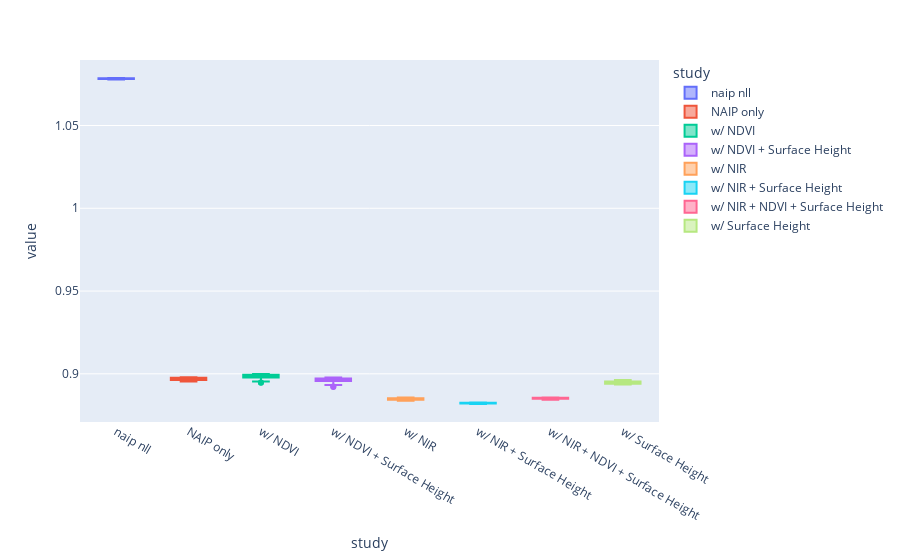

Source (notebook cell):
### Code cell
box_df = pgs2df(study_names_non_rgb_kernel, keep_n=20)
px.box(box_df, x='study', y='value', color='study')

### Figure 1 — Plotly figure (JSON) as saved in the notebook; plotly's stock layout.template omitted (floating-point values rounded to 4 significant figures)
{"data": [{"alignmentgroup": "True", "hovertemplate": "study=%{x}<br>value=%{y}<extra></extra>", "legendgroup": "naip nll", "marker": {"color": "#636efa"}, "name": "naip nll", "notched": false, "offsetgroup": "naip nll", "orientation": "v", "showlegend": true, "type": "box", "x": ["naip nll", "naip nll", "naip nll", "naip nll", "naip nll", "naip nll", "naip nll", "naip nll", "naip nll", "naip nll", "naip nll", "naip nll", "naip nll", "naip nll", "naip nll", "naip nll", "naip nll", "naip nll", "naip nll", "naip nll"], "x0": " ", "xaxis": "x", "y": [1.078, 1.078, 1.078, 1.078, 1.078, 1.078, 1.078, 1.078, 1.078, 1.078, 1.078, 1.078, 1.078, 1.078, 1.078, 1.079, 1.079, 1.079, 1.079, 1.079], "y0": " ", "yaxis": "y"}, {"alignmentgroup": "True", "hovertemplate": "study=%{x}<br>value=%{y}<extra></extra>", "legendgroup": "NAIP only", "marker": {"color": "#EF553B"}, "name": "NAIP only", "notched": false, "offsetgroup": "NAIP only", "orientation": "v", "showlegend": true, "type": "box", "x": ["NAIP only", "NAIP only", "NAIP only", "NAIP only", "NAIP only", "NAIP only", "NAIP only", "NAIP only", "NAIP only", "NAIP only", "NAIP only", "NAIP only", "NAIP only", "NAIP only", "NAIP only", "NAIP only", "NAIP only", "NAIP only", "NAIP only", "NAIP only"], "x0": " ", "xaxis": "x", "y": [0.8954, 0.8955, 0.8958, 0.896, 0.8961, 0.8965, 0.8967, 0.8967, 0.8971, 0.8972, 0.8973, 0.8974, 0.8975, 0.8975, 0.8976, 0.8976, 0.8977, 0.8978, 0.8978, 0.8979], "y0": " ", "yaxis": "y"}, {"alignmentgroup": "True", "hovertemplate": "study=%{x}<br>value=%{y}<extra></extra>", "legendgroup": "w/ NDVI", "marker": {"color": "#00cc96"}, "name": "w/ NDVI", "notched": false, "offsetgroup": "w/ NDVI", "orientation": "v", "showlegend": true, "type": "box", "x": ["w/ NDVI", "w/ NDVI", "w/ NDVI", "w/ NDVI", "w/ NDVI", "w/ NDVI", "w/ NDVI", "w/ NDVI", "w/ NDVI", "w/ NDVI", "w/ NDVI", "w/ NDVI", "w/ NDVI", "w/ NDVI", "w/ NDVI", "w/ NDVI", "w/ NDVI", "w/ NDVI", "w/ NDVI", "w/ NDVI"], "x0": " ", "xaxis": "x", "y": [0.8947, 0.8948, 0.8954, 0.896, 0.8977, 0.8978, 0.8981, 0.8982, 0.8984, 0.8985, 0.8986, 0.8989, 0.899, 0.8992, 0.8994, 0.8995, 0.8997, 0.8999, 0.8999, 0.8999], "y0": " ", "yaxis": "y"}, {"alignmentgroup": "True", "hovertemplate": "study=%{x}<br>value=%{y}<extra></extra>", "legendgroup": "w/ NDVI + Surface Height", "marker": {"color": "#ab63fa"}, "name": "w/ NDVI + Surface Height", "notched": false, "offsetgroup": "w/ NDVI + Surface Height", "orientation": "v", "showlegend": true, "type": "box", "x": ["w/ NDVI + Surface Height", "w/ NDVI + Surface Height", "w/ NDVI + Surface Height", "w/ NDVI + Surface Height", "w/ NDVI + Surface Height", "w/ NDVI + Surface Height", "w/ NDVI + Surface Height", "w/ NDVI + Surface Height", "w/ NDVI + Surface Height", "w/ NDVI + Surface Height", "w/ NDVI + Surface Height", "w/ NDVI + Surface Height", "w/ NDVI + Surface Height", "w/ NDVI + Surface Height", "w/ NDVI + Surface Height", "w/ NDVI + Surface Height", "w/ NDVI + Surface Height", "w/ NDVI + Surface Height", "w/ NDVI + Surface Height", "w/ NDVI + Surface Height"], "x0": " ", "xaxis": "x", "y": [0.892, 0.8924, 0.8933, 0.895, 0.8955, 0.8957, 0.8957, 0.8959, 0.8962, 0.8962, 0.8962, 0.8965, 0.8967, 0.8968, 0.8972, 0.8973, 0.8973, 0.8975, 0.8977, 0.8978], "y0": " ", "yaxis": "y"}, {"alignmentgroup": "True", "hovertemplate": "study=%{x}<br>value=%{y}<extra></extra>", "legendgroup": "w/ NIR", "marker": {"color": "#FFA15A"}, "name": "w/ NIR", "notched": false, "offsetgroup": "w/ NIR", "orientation": "v", "showlegend": true, "type": "box", "x": ["w/ NIR", "w/ NIR", "w/ NIR", "w/ NIR", "w/ NIR", "w/ NIR", "w/ NIR", "w/ NIR", "w/ NIR", "w/ NIR", "w/ NIR", "w/ NIR", "w/ NIR", "w/ NIR", "w/ NIR", "w/ NIR", "w/ NIR", "w/ NIR", "w/ NIR", "w/ NIR"], "x0": " ", "xaxis": "x", "y": [0.8838, 0.8839, 0.8842, 0.8843, 0.8844, 0.8844, 0.8844, 0.8846, 0.8849, 0.8849, 0.8849, 0.885, 0.8851, 0.8851, 0.8852, 0.8853, 0.8855, 0.8856, 0.8857, 0.8857], "y0": " ", "yaxis": "y"}, {"alignmentgroup": "True", "hovertemplate": "study=%{x}<br>value=%{y}<extra></extra>", "legendgroup": "w/ NIR + Surface Height", "marker": {"color": "#19d3f3"}, "name": "w/ NIR + Surface Height", "notched": false, "offsetgroup": "w/ NIR + Surface Height", "orientation": "v", "showlegend": true, "type": "box", "x": ["w/ NIR + Surface Height", "w/ NIR + Surface Height", "w/ NIR + Surface Height", "w/ NIR + Surface Height", "w/ NIR + Surface Height", "w/ NIR + Surface Height", "w/ NIR + Surface Height", "w/ NIR + Surface Height", "w/ NIR + Surface Height", "w/ NIR + Surface Height", "w/ NIR + Surface Height", "w/ NIR + Surface Height", "w/ NIR + Surface Height", "w/ NIR + Surface Height", "w/ NIR + Surface Height", "w/ NIR + Surface Height", "w/ NIR + Surface Height", "w/ NIR + Surface Height", "w/ NIR + Surface Height", "w/ NIR + Surface Height"], "x0": " ", "xaxis": "x", "y": [0.8818, 0.882, 0.882, 0.8821, 0.8821, 0.8821, 0.8821, 0.8821, 0.8822, 0.8822, 0.8822, 0.8822, 0.8823, 0.8823, 0.8825, 0.8825, 0.8825, 0.8826, 0.8826, 0.8826], "y0": " ", "yaxis": "y"}, {"alignmentgroup": "True", "hovertemplate": "study=%{x}<br>value=%{y}<extra></extra>", "legendgroup": "w/ NIR + NDVI + Surface Height", "marker": {"color": "#FF6692"}, "name": "w/ NIR + NDVI + Surface Height", "notched": false, "offsetgroup": "w/ NIR + NDVI + Surface Height", "orientation": "v", "showlegend": true, "type": "box", "x": ["w/ NIR + NDVI + Surface Height", "w/ NIR + NDVI + Surface Height", "w/ NIR + NDVI + Surface Height", "w/ NIR + NDVI + Surface Height", "w/ NIR + NDVI + Surface Height", "w/ NIR + NDVI + Surface Height", "w/ NIR + NDVI + Surface Height", "w/ NIR + NDVI + Surface Height", "w/ NIR + NDVI + Surface Height", "w/ NIR + NDVI + Surface Height", "w/ NIR + NDVI + Surface Height", "w/ NIR + NDVI + Surface Height", "w/ NIR + NDVI + Surface Height", "w/ NIR + NDVI + Surface Height", "w/ NIR + NDVI + Surface Height", "w/ NIR + NDVI + Surface Height", "w/ NIR + NDVI + Surface Height", "w/ NIR + NDVI + Surface Height", "w/ NIR + NDVI + Surface Height", "w/ NIR + NDVI + Surface Height"], "x0": " ", "xaxis": "x", "y": [0.8844, 0.8847, 0.8849, 0.8849, 0.885, 0.885, 0.8852, 0.8853, 0.8853, 0.8854, 0.8854, 0.8854, 0.8855, 0.8855, 0.8855, 0.8855, 0.8856, 0.8856, 0.8856, 0.8856], "y0": " ", "yaxis": "y"}, {"alignmentgroup": "True", "hovertemplate": "study=%{x}<br>value=%{y}<extra></extra>", "legendgroup": "w/ Surface Height", "marker": {"color": "#B6E880"}, "name": "w/ Surface Height", "notched": false, "offsetgroup": "w/ Surface Height", "orientation": "v", "showlegend": true, "type": "box", "x": ["w/ Surface Height", "w/ Surface Height", "w/ Surface Height", "w/ Surface Height", "w/ Surface Height", "w/ Surface Height", "w/ Surface Height", "w/ Surface Height", "w/ Surface Height", "w/ Surface Height", "w/ Surface Height", "w/ Surface Height", "w/ Surface Height", "w/ Surface Height", "w/ Surface Height", "w/ Surface Height", "w/ Surface Height", "w/ Surface Height", "w/ Surface Height", "w/ Surface Height"], "x0": " ", "xaxis": "x", "y": [0.8936, 0.8936, 0.8939, 0.894, 0.894, 0.894, 0.8941, 0.8941, 0.8942, 0.8942, 0.8943, 0.8943, 0.8947, 0.8952, 0.8954, 0.8954, 0.8955, 0.8956, 0.8958, 0.8962], "y0": " ", "yaxis": "y"}], "layout": {"boxmode": "overlay", "legend": {"title": {"text": "study"}, "tracegroupgap": 0}, "margin": {"t": 60}, "xaxis": {"anchor": "y", "categoryarray": ["naip nll", "NAIP only", "w/ NDVI", "w/ NDVI + Surface Height", "w/ NIR", "w/ NIR + Surface Height", "w/ NIR + NDVI + Surface Height", "w/ Surface Height"], "categoryorder": "array", "domain": [0, 1], "title": {"text": "study"}}, "yaxis": {"anchor": "x", "domain": [0, 1], "title": {"text": "value"}}}}
